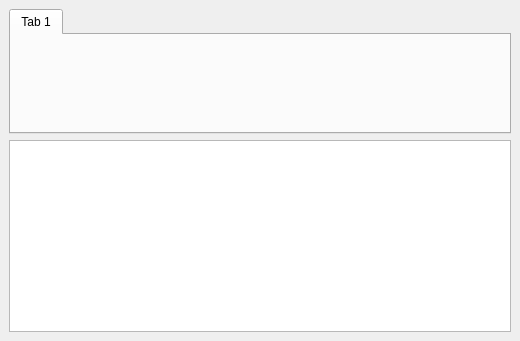
<?xml version="1.0" encoding="UTF-8"?>
<ui version="4.0">
 <class>MainWindow</class>
 <widget class="QMainWindow" name="MainWindow">
  <property name="geometry">
   <rect>
    <x>0</x>
    <y>0</y>
    <width>520</width>
    <height>341</height>
   </rect>
  </property>
  <property name="windowTitle">
   <string>MainWindow</string>
  </property>
  <widget class="QWidget" name="centralwidget">
   <layout class="QGridLayout" name="gridLayout_3">
    <item row="0" column="0">
     <layout class="QGridLayout" name="layoutGridRoot">
      <item row="0" column="0">
       <widget class="QTabWidget" name="dynamicTabWidget">
        <property name="currentIndex">
         <number>0</number>
        </property>
        <widget class="QWidget" name="defaultTab">
         <attribute name="title">
          <string>Tab 1</string>
         </attribute>
         <layout class="QGridLayout" name="gridLayout_5">
          <item row="0" column="0">
           <layout class="QGridLayout" name="tabGridLayout"/>
          </item>
         </layout>
        </widget>
       </widget>
      </item>
     </layout>
    </item>
    <item row="1" column="0">
     <widget class="QPlainTextEdit" name="logTextEdit">
      <property name="enabled">
       <bool>true</bool>
      </property>
      <property name="readOnly">
       <bool>true</bool>
      </property>
      <property name="plainText">
       <string/>
      </property>
     </widget>
    </item>
   </layout>
  </widget>
 </widget>
 <resources/>
 <connections/>
</ui>
